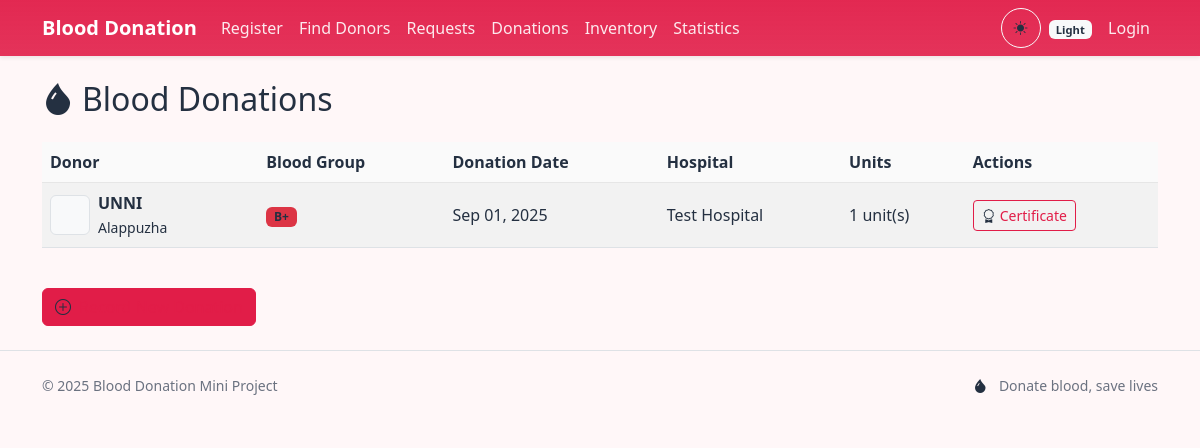
Page /donations/ on the committed database.
### blood_app/models.py (models this page shows, shortened)
class BloodDonation(models.Model):
    donor = models.ForeignKey(User, on_delete=models.CASCADE)
    donation_date = models.DateField(default=timezone.now)
    hospital_name = models.CharField(max_length=100)
    blood_group = models.CharField(max_length=5, choices=User.BLOOD_GROUP_CHOICES)
    units_donated = models.PositiveIntegerField(default=1)
    notes = models.TextField(blank=True, null=True)
    created_at = models.DateTimeField(auto_now_add=True)
    class Meta:
        ordering = ['-donation_date']

class User(models.Model):
    GENDER_CHOICES = [
        ('Male', 'Male'),
        ('Female', 'Female'),
    ]
    BLOOD_GROUP_CHOICES = [
        ('A+', 'A+'), ('A-', 'A-'),
        ('B+', 'B+'), ('B-', 'B-'),
        ('O+', 'O+'), ('O-', 'O-'),
        ('AB+', 'AB+'), ('AB-', 'AB-'),
    ]
    DISTRICT_CHOICES = [
        ('Thiruvananthapuram', 'Thiruvananthapuram'),
        ('Kollam', 'Kollam'),
        ('Pathanamthitta', 'Pathanamthitta'),
        ('Alappuzha', 'Alappuzha'),
        ('Kottayam', 'Kottayam'),
        ('Idukki', 'Idukki'),
        ('Ernakulam', 'Ernakulam'),
        ('Thrissur', 'Thrissur'),
        ('Palakkad', 'Palakkad'),
        ('Malappuram', 'Malappuram'),
        ('Kozhikode', 'Kozhikode'),
        ('Wayanad', 'Wayanad'),
        ('Kannur', 'Kannur'),
        ('Kasaragod', 'Kasaragod'),
    ]
    TALUK_CHOICES = [
        ('Thiruvananthapuram', 'Thiruvananthapuram'),
        ('Nedumangadu', 'Nedumangadu'),
        ('Chirayinkeezhu', 'Chirayinkeezhu'),
        ('Kattakada', 'Kattakada'),
        ('Neyyattinkara', 'Neyyattinkara'),
        ('Varkala', 'Varkala'),
        ('Kollam', 'Kollam'),
        ('Kunnathur', 'Kunnathur'),
        ('Karunagappally', 'Karunagappally'),
        ('Kottarakkara', 'Kottarakkara'),
        ('Pathanapuram', 'Pathanapuram'),
        ('Punalur', 'Punalur'),
        ('Adoor', 'Adoor'),
        ('Konni', 'Konni'),
        ('Kozhencherry', 'Kozhencherry'),
        ('Ranni', 'Ranni'),
        ('Thiruvalla', 'Thiruvalla'),
        ('Mallappally', 'Mallappally'),
        ('Cherthala', 'Cherthala'),
        ('Ambalappuzha', 'Ambalappuzha'),
        ('Kuttanad', 'Kuttanad'),
        ('Karthikappally', 'Karthikappally'),
        ('Chengannur', 'Chengannur'),
        ('Mavelikkara', 'Mavelikkara'),
        ('Changanasserry', 'Changanasserry'),
        ('Kottayam', 'Kottayam'),
        ('Vaikom', 'Vaikom'),
        ('Meenachil', 'Meenachil (Palai)'),
        ('Kanjirappally', 'Kanjirappally'),
        ('Devikulam', 'Devikulam'),
        ('Peermade', 'Peermade'),
        ('Thodupuzha', 'Thodupuzha'),
        ('Udumbanchola', 'Udumbanchola'),
        ('Aluva', 'Aluva'),
        ('Kanayannur', 'Kanayannur (Eranakulam)'),
        ('Kochi', 'Kochi (Fort Kochi)'),
        ('Kothamangalam', 'Kothamangalam'),
        ('Kunnathunad', 'Kunnathunad (Perumbavoor)'),
        ('Muvattupuzha', 'Muvattupuzha'),
        ('North Paravur', 'North Paravur'),
        ('Thrissur', 'Thrissur'),
        ('Chavakkad', 'Chavakkad'),
        ('Kodungallur', 'Kodungallur'),
        ('Mukundapuram', 'Mukundapuram (Irinjalakuda)'),
        ('Kunnamkulam', 'Kunnamkulam'),
        ('Thalapilly', 'Thalapilly (Wadakkancheri)'),
        ('Palakkad', 'Palakkad'),
        ('Alathur', 'Alathur'),
        ('Chittur', 'Chittur'),
        ('Mannarkkad', 'Mannarkkad'),
        ('Pattambi', 'Pattambi'),
        ('Ottappalam', 'Ottappalam'),
        ('Attappady', 'Attappady (Agali)'),
        ('Perinthalmanna', 'Perinthalmanna'),
        ('Nilambur', 'Nilambur'),
        ('Eranad', 'Eranad (Manjeri)'),
        ('Kondotty', 'Kondotty'),
        ('Tirur', 'Tirur'),
        ('Tirurangadi', 'Tirurangadi'),
        ('Ponnani', 'Ponnani'),
        ('Kozhikode', 'Kozhikode'),
        ('Koyilandy', 'Koyilandy'),
        ('Vadakara', 'Vadakara'),
        ('Thamarassery', 'Thamarassery'),
        ('Mananthavady', 'Mananthavady'),
        ('Vythiri', 'Vythiri (Kalpetta)'),
        ('Sulthan Bathery', 'Sulthan Bathery'),
        ('Kannur', 'Kannur'),
        ('Thalassery', 'Thalassery'),
        ('Taliparamba', 'Taliparamba'),
        ('Iritty', 'Iritty'),
        ('Payyanur', 'Payyanur'),
        ('Kasaragod', 'Kasaragod'),
        ('Hosdurg', 'Hosdurg'),
    ]
    name = models.CharField(max_length=100)
    age = models.IntegerField()
    gender = models.CharField(max_length=10, choices=GENDER_CHOICES)
    email = models.EmailField(unique=True)
    phone = models.CharField(max_length=15)
    city = models.CharField(max_length=50)
    district = models.CharField(max_length=50, choices=DISTRICT_CHOICES, default='', blank=True)
    taluk = models.CharField(max_length=50, choices=TALUK_CHOICES, default='', blank=True)
    photo = models.FileField(upload_to='photos/', blank=True, null=True)
    blood_group = models.CharField(max_length=5, choices=BLOOD_GROUP_CHOICES)
    willing_to_donate = models.BooleanField(default=True)

### blood_app/views.py (the view)
# urls.py: path('donations/', views.donation_list, name='donation_list'),
def donation_list(request):
    donations = BloodDonation.objects.select_related('donor').order_by('-donation_date')
    return render(request, 'blood_app/donation_list.html', {'donations': donations})

### blood_app/templates/blood_app/donation_list.html (shortened to what this page needs)
{% extends 'blood_app/base.html' %}
{% block content %}
<h2 class="mb-4"><i class="bi bi-droplet-fill me-2 text-danger"></i>Blood Donations</h2>
<div class="table-responsive fade-in">
  <table class="table table-striped align-middle">
    <thead>
      <tr>
        <th>Donor</th>
        <th>Blood Group</th>
        <th>Donation Date</th>
        <th>Hospital</th>
        <th>Units</th>
        <th>Actions</th>
      </tr>
    </thead>
    <tbody>
      {% for donation in donations %}
      <tr>
        <td>
          <div class="d-flex align-items-center gap-2">
            {% if donation.donor.photo %}
              <img src="{{ donation.donor.photo.url }}" alt="{{ donation.donor.name }}" class="rounded" style="width:40px;height:40px;object-fit:cover;">
            {% else %}
              <div class="bg-light border rounded" style="width:40px;height:40px;"></div>
            {% endif %}
            <div>
              <div class="fw-bold">{{ donation.donor.name }}</div>
              <small class="text-muted">{{ donation.donor.city }}</small>
            </div>
          </div>
        </td>
        <td><span class="badge text-bg-danger">{{ donation.blood_group }}</span></td>
        <td>{{ donation.donation_date|date:"M d, Y" }}</td>
        <td>{{ donation.hospital_name }}</td>
        <td>{{ donation.units_donated }} unit(s)</td>
        <td>
          <a href="{% url 'donation_certificate' donation.id %}" class="btn btn-sm btn-outline-danger">
            <i class="bi bi-award me-1"></i>Certificate
          </a>
        </td>
      </tr>
      {% empty %}
      <tr>
        <td colspan="6" class="text-center text-muted py-4">
          <i class="bi bi-emoji-frown me-2"></i>No blood donations recorded yet.
        </td>
      </tr>
      {% endfor %}
    </tbody>
  </table>
</div>
<div class="mt-4">
  <a href="{% url 'record_donation' %}" class="btn btn-danger">
    <i class="bi bi-plus-circle me-2"></i>Record New Donation
  </a>
</div>
{% endblock %}

### blood_app/static/css/style.css (style rules this page uses)
.theme-light { --bg: #fff7f8; --card-bg: #ffffff; --text: #243041; --muted: #6b7280; --primary: #e11d48; --primary-600: #be123c; --ring: rgba(225, 29, 72, 0.22); --gradient: linear-gradient(135deg, #fff 0%, #ffe1e6 100%); --surface: #fafafa; --border: rgba(0, 0, 0, 0.08); --success: #16a34a; --warning: #f59e0b; --danger: #dc2626; }
:root { --bg: #fff7f8; --card-bg: #ffffff; --text: #243041; --muted: #6b7280; --primary: #e11d48; --primary-600: #be123c; --ring: rgba(225, 29, 72, 0.22); --gradient: linear-gradient(135deg, #fff 0%, #ffe1e6 100%); --surface: #fafafa; --border: rgba(0, 0, 0, 0.08); --success: #16a34a; --warning: #f59e0b; --danger: #dc2626; }
.theme-light * { color: var(--text) !important; }
.theme-light h1, .theme-light h2, .theme-light h3, .theme-light h4, .theme-light h5, .theme-light h6, .theme-light p, .theme-light span, .theme-light div, .theme-light label, .theme-light a { color: var(--text) !important; }
.theme-light a:not(.nav-link):not(.navbar-brand), .theme-dark a:not(.nav-link):not(.navbar-brand) { color: var(--primary) !important; }
.theme-light .table { color: var(--text) !important; }
.theme-light .table thead th { background-color: var(--surface) !important; border-color: var(--border) !important; color: var(--text) !important; }
body { background: var(--bg); color: var(--text); font-family: ui-sans-serif, system-ui, -apple-system, Segoe UI, Roboto, "Helvetica Neue", Arial, "Noto Sans", "Apple Color Emoji", "Segoe UI Emoji"; -webkit-font-smoothing: antialiased; -moz-osx-font-smoothing: grayscale; }
.fade-in { animation: fadeIn 0.8s ease-in both; }
.btn-danger { background-color: var(--primary); border-color: var(--primary); }
.btn-outline-danger { color: var(--primary); border-color: var(--primary); }
.table thead th { background: var(--surface); border-bottom: 1px solid var(--border); }
.table td, .table th { vertical-align: middle; }
.table-striped tbody tr:nth-of-type(odd) { background-color: rgba(0,0,0,.02); }
.badge.text-bg-danger { background: var(--primary); }
body { color: #243041 !important; }
.theme-light, .theme-dark { color: var(--text) !important; }
h1, h2, h3, h4, h5, h6, p, span, div, label, a { color: inherit !important; }

### blood_app/static/css/forms.css (style rules this page uses)
:root { --form-bg: #ffffff; --form-border: #e9ecef; --form-text: #495057; --form-focus-border: #dc3545; --form-focus-shadow: rgba(220, 53, 69, 0.25); }
.theme-light { --form-bg: #ffffff; --form-border: #e9ecef; --form-text: #495057; --form-focus-border: #dc3545; --form-focus-shadow: rgba(220, 53, 69, 0.25); }
.btn-danger { color: #fff; }

### rows in the picture
BloodDonation: donor.name "UNNI", donor.city "Alappuzha", blood_group "B+", donation_date "Sep 01, 2025", hospital_name "Test Hospital", units_donated "1"
